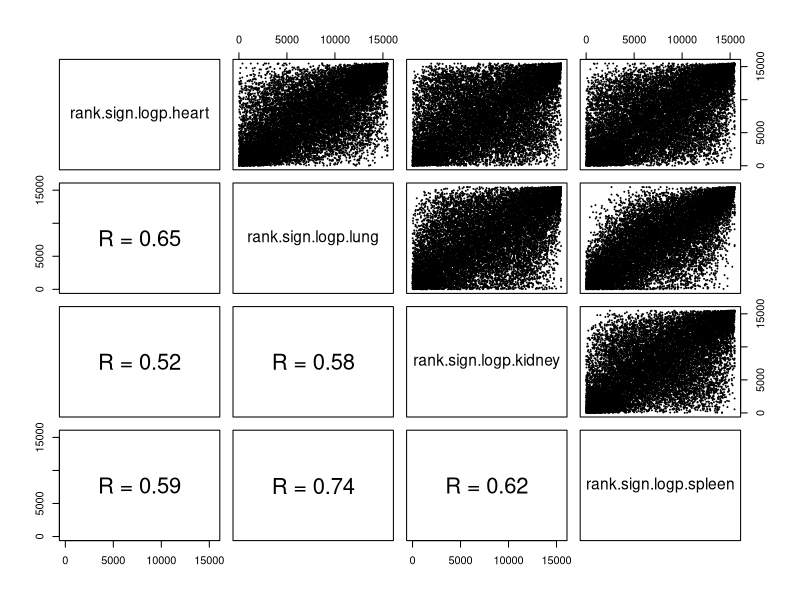

Recreate this plot in R.
require(tidyverse)

###### rank rank facet plots ########

panel.cor <- function(x, y){
  usr <- par("usr"); on.exit(par(usr))
  par(usr = c(0, 1, 0, 1))
  r <- round(cor(x, y), digits=2)
  txt <- paste0("R = ", r)
  cex.cor <- 2
  text(0.5, 0.5, txt, cex = cex.cor)
}
upper.panel<-function(x, y){
  points(x,y, pch = 19, cex = 0.001)
}


example_rank_rank = read.table("./example_rank_rank_data.txt", header = T)

png("xxx.png", width = 600, height = 600)
pairs( example_rank_rank %>% select( rank.sign.logp.heart, rank.sign.logp.lung, rank.sign.logp.kidney, rank.sign.logp.spleen), lower.panel = panel.cor,upper.panel = upper.panel)
dev.off()


